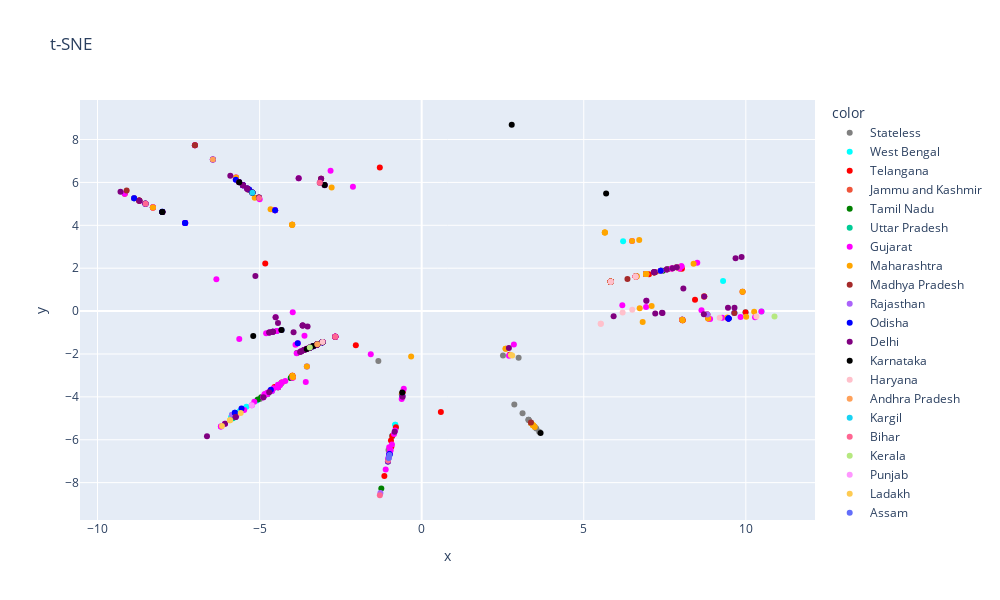

The cell this chart's notebook holds for it:
### Code cell
for_x = final_df.X.tolist()
for_y = final_df.Y.tolist()
for_states = final_df.State.tolist()
for_hover = final_df.StrainID.tolist()

fig = px.scatter(x=for_x, y=for_y, color=for_states, title="t-SNE", height=600, width=1000,
                color_discrete_map={
                "Stateless": "grey",
                "Tamil Nadu": "green",
                "Telangana": "red",
                "Maharashtra": "orange",
                "Gujarat": "magenta",
                "Delhi": "purple",
                "West Bengal": "aqua",
                "Haryana": "pink",
                "Odisha": "blue",
                "Madhya Pradesh": "brown",
                "Karnataka": "black"})

fig.show()

### Figure 1 — Plotly figure (JSON) as saved in the notebook; plotly's stock layout.template omitted (floating-point values rounded to 4 significant figures; data arrays with more than 128 entries replaced by an {"elided": "..."} marker saying what was removed)
{"data": [{"hovertemplate": "color=Stateless<br>x=%{x}<br>y=%{y}<extra></extra>", "legendgroup": "Stateless", "marker": {"color": "grey", "symbol": "circle"}, "mode": "markers", "name": "Stateless", "orientation": "v", "showlegend": true, "type": "scatter", "x": [-1.337, -0.5715, 3.299, 3.297, 3.297, 3.111, 3.535, 2.508, 2.858, 2.991, -1.024, 3.377, 3.626, 3.375, 3.375, 3.486, -3.347, -3.347, -4.988, -5.38, -3.062, -3.062, -3.545, -2.666, -8.526, -3.221, -3.221], "xaxis": "x", "y": [-2.327, -3.724, -5.077, -5.071, -5.071, -4.769, -5.472, -2.066, -4.357, -2.177, -6.472, -5.227, -5.622, -5.222, -5.223, -5.394, -1.634, -1.634, -4.098, 5.71, -1.451, -1.451, -1.763, -1.193, 5.015, -1.552, -1.552], "yaxis": "y"}, {"hovertemplate": "color=West Bengal<br>x=%{x}<br>y=%{y}<extra></extra>", "legendgroup": "West Bengal", "marker": {"color": "aqua", "symbol": "circle"}, "mode": "markers", "name": "West Bengal", "orientation": "v", "showlegend": true, "type": "scatter", "x": [-3.542, -0.8158, -0.8158, -0.909, -0.909, -4.617, -5.853, -4.589, -4.466, -4.321, -4.489, -5.407, -5.082, -5.883, -5.707, -5.616, -5.521, -5.521, 5.832, 9.992, 9.647, 9.647, 8.813, -3.452, -3.452, 6.214, 8.037, -2.666, -0.7958, -3.221, 5.832, 6.921, 7.166, 9.299, 8.813, -3.452, 10.48, -8.294, -7.297, -3.35, -3.224, -3.454, -8.875, -5.016, -1.017], "xaxis": "x", "y": [-2.589, -5.297, -5.297, -5.825, -5.825, -3.728, -4.829, -0.9662, -0.9264, -0.8798, -3.556, -4.46, -4.171, -4.948, -4.76, -4.67, -4.579, -4.579, 1.363, -0.05873, -0.0889, -0.0889, -0.1617, -1.702, -1.702, 3.255, -0.4061, -1.193, -5.441, -1.552, 1.363, 1.725, 1.806, 1.398, -0.1617, -1.702, -0.01607, 4.839, 4.111, -1.638, -1.556, -1.705, 5.265, 5.278, -6.852], "yaxis": "y"}, {"hovertemplate": "color=Telangana<br>x=%{x}<br>y=%{y}<extra></extra>", "legendgroup": "Telangana", "marker": {"color": "red", "symbol": "circle"}, "mode": "markers", "name": "Telangana", "orientation": "v", "showlegend": true, "type": "scatter", "x": [-0.909, -0.9473, -1.292, 6.922, 6.922, 6.922, -4.826, 5.832, 5.832, 5.832, 5.832, 5.832, 5.832, -4.315, 6.601, 5.832, 6.601, 5.832, 5.832, 6.601, 5.832, 5.832, 5.832, 5.832, 5.832, 5.832, 5.832, 5.832, 8.715, 5.832, 6.601, 6.601, 8.841, 6.927, 5.832, 6.92, 5.832, 6.607, 2.716, -0.588, -3.973, 8.028, 6.601, 7.197, 5.832, 5.832, 7.173, 5.832, 7.013, 8.051, 7.872, 8.051, 9.899, 9.453, 7.371, 5.832, 5.832, 7.957, 8.037, 6.92, 7.38, 8.433, -2.032, -9.161, -8.292, -8.0, -8.292, -8.001, 7.719, -3.058, -2.666, -4.54, 0.5913, -1.151, -3.346, -3.221, -2.666, -3.221, -0.7945, -3.346, -3.058, -3.222, -0.9353, -3.988, -3.058, -3.346, -3.346, -3.452, -3.346, 9.992, -1.04, -3.988, -3.346, -3.545, -3.221, -3.222, 7.579], "xaxis": "x", "y": [-5.825, -6.04, 6.695, 1.725, 1.725, 1.725, 2.22, 1.363, 1.363, 1.363, 1.363, 1.363, 1.363, -3.324, 1.618, 1.363, 1.618, 1.363, 1.363, 1.618, 1.363, 1.363, 1.363, 1.363, 1.363, 1.363, 1.363, 1.363, 0.6855, 1.363, 1.618, 1.618, -0.3474, 1.728, 1.363, 1.724, 1.363, 1.622, -2.042, -3.798, -3.085, 1.979, 1.618, 1.812, 1.363, 1.363, 1.81, 1.363, 1.722, -0.4312, 2.041, -0.4312, 0.8975, -0.3403, 1.874, 1.363, 1.363, 1.988, -0.4061, 1.724, 1.879, 0.5276, -1.598, 5.472, 4.836, 4.623, 4.836, 4.624, 1.989, -1.446, -1.193, -3.537, -4.704, -7.692, -1.632, -1.552, -1.193, -1.552, -5.418, -1.632, -1.446, -1.554, -6.327, -3.014, -1.446, -1.632, -1.632, -1.702, -1.632, -0.05873, -7.012, -3.014, -1.632, -1.763, -1.552, -1.553, 1.947], "yaxis": "y"}, {"hovertemplate": "color=Jammu and Kashmir<br>x=%{x}<br>y=%{y}<extra></extra>", "legendgroup": "Jammu and Kashmir", "marker": {"color": "#EF553B", "symbol": "circle"}, "mode": "markers", "name": "Jammu and Kashmir", "orientation": "v", "showlegend": true, "type": "scatter", "x": [-4.431], "xaxis": "x", "y": [-3.546], "yaxis": "y"}, {"hovertemplate": "color=Tamil Nadu<br>x=%{x}<br>y=%{y}<extra></extra>", "legendgroup": "Tamil Nadu", "marker": {"color": "green", "symbol": "circle"}, "mode": "markers", "name": "Tamil Nadu", "orientation": "v", "showlegend": true, "type": "scatter", "x": [-4.431, -4.43, 7.371, -4.759, -4.882, -4.882, -4.522, -3.548, -5.382, -3.346, -8.871, -3.708, -3.061, 8.037, 6.92, 5.832, 5.832, -3.545, -1.246, 7.171, 7.377, 6.921, 6.602, 6.922, 5.832, -4.037, -4.037, -4.346, -3.846, -4.95, -5.057, 7.577, 7.44, -3.63], "xaxis": "x", "y": [-3.547, -3.544, 1.874, -3.868, -3.994, -3.994, 4.698, -1.766, 5.716, -1.632, 5.26, -1.87, -1.45, -0.4061, 1.724, 1.363, 1.363, -1.763, -8.275, 1.809, 1.878, 1.724, 1.618, 1.725, 1.363, -3.121, -3.121, -3.393, -1.959, -4.013, -4.118, 1.947, 1.885, -1.818], "yaxis": "y"}, {"hovertemplate": "color=Uttar Pradesh<br>x=%{x}<br>y=%{y}<extra></extra>", "legendgroup": "Uttar Pradesh", "marker": {"color": "#00cc96", "symbol": "circle"}, "mode": "markers", "name": "Uttar Pradesh", "orientation": "v", "showlegend": true, "type": "scatter", "x": [-4.758, -3.223, -3.221, -5.821, -0.9938], "xaxis": "x", "y": [-3.867, -1.554, -1.552, -4.994, -6.706], "yaxis": "y"}, {"hovertemplate": "color=Gujarat<br>x=%{x}<br>y=%{y}<extra></extra>", "legendgroup": "Gujarat", "marker": {"color": "magenta", "symbol": "circle"}, "mode": "markers", "name": "Gujarat", "orientation": "v", "showlegend": true, "type": "scatter", "x": {"elided": "201 float values"}, "xaxis": "x", "y": {"elided": "201 float values"}, "yaxis": "y"}, {"hovertemplate": "color=Maharashtra<br>x=%{x}<br>y=%{y}<extra></extra>", "legendgroup": "Maharashtra", "marker": {"color": "orange", "symbol": "circle"}, "mode": "markers", "name": "Maharashtra", "orientation": "v", "showlegend": true, "type": "scatter", "x": [6.923, 7.872, 8.813, 5.647, 6.93, 6.93, 7.167, 7.371, 6.927, 6.92, 7.87, 7.169, 6.726, 6.818, 8.841, 5.832, -0.3259, 5.653, 8.715, 6.641, 6.92, 5.653, 6.609, 6.609, 8.051, 6.711, 7.095, 7.174, 7.174, 10.01, 9.431, 7.371, 7.87, 8.388, 6.491, 9.899, 5.832, 10.26, 8.037, -8.516, -2.666, -8.0, -8.292, -5.726, -8.292, -2.778, 7.165, 5.832, 6.601, 5.832, 5.832, -3.223, 3.435, 3.435, 2.589, -3.995, -0.6145, -3.346, -3.058, 3.377, 3.489, 3.435, 2.589, -3.223, -3.542, -3.995, -4.662, -3.995, -3.995, -3.973, -3.988, -5.152, 5.832, 6.601, 5.832, 8.715, 5.832, 5.832, 5.832, 5.832], "xaxis": "x", "y": [1.725, 2.041, -0.1617, 3.66, 1.73, 1.73, 1.806, 1.874, 1.728, 1.724, 2.04, 1.808, 0.1349, -0.5049, -0.3474, 1.363, -2.122, 3.668, 0.6855, 1.626, 1.724, 3.668, 1.623, 1.623, -0.4312, 3.318, 0.2418, 1.811, 1.811, -0.2624, -0.3045, 1.874, 2.04, 2.213, 3.273, 0.8975, 1.363, -0.03559, -0.4061, 4.999, -1.193, 4.623, 4.836, 6.225, 4.836, 5.767, 1.805, 1.363, 1.618, 1.363, 1.363, -1.555, -5.319, -5.319, -1.751, 4.022, -3.876, -1.632, -1.446, -5.23, -5.405, -5.319, -1.751, -1.555, -2.589, 4.022, 4.752, 4.022, 4.022, -3.085, -3.014, 5.29, 1.363, 1.618, 1.363, 0.6855, 1.363, 1.363, 1.363, 1.363], "yaxis": "y"}, {"hovertemplate": "color=Madhya Pradesh<br>x=%{x}<br>y=%{y}<extra></extra>", "legendgroup": "Madhya Pradesh", "marker": {"color": "brown", "symbol": "circle"}, "mode": "markers", "name": "Madhya Pradesh", "orientation": "v", "showlegend": true, "type": "scatter", "x": [5.832, 7.197, 9.646, 5.832, 5.832, 5.832, 6.607, 6.348, -5.348, -3.102, -8.708, -6.995, -6.995, -8.715, -9.102, -8.715, -8.715, -3.102, 3.37], "xaxis": "x", "y": [1.363, 1.812, -0.08888, 1.363, 1.363, 1.363, 1.622, 1.502, 5.662, 6.177, 5.143, 7.734, 7.734, 5.154, 5.618, 5.154, 5.154, 6.177, -5.201], "yaxis": "y"}, {"hovertemplate": "color=Rajasthan<br>x=%{x}<br>y=%{y}<extra></extra>", "legendgroup": "Rajasthan", "marker": {"color": "#ab63fa", "symbol": "circle"}, "mode": "markers", "name": "Rajasthan", "orientation": "v", "showlegend": true, "type": "scatter", "x": [7.375, 7.375, 7.87, -5.852, 8.813, -1.273], "xaxis": "x", "y": [1.875, 1.875, 2.04, -4.828, -0.1617, -8.48], "yaxis": "y"}, {"hovertemplate": "color=Odisha<br>x=%{x}<br>y=%{y}<extra></extra>", "legendgroup": "Odisha", "marker": {"color": "blue", "symbol": "circle"}, "mode": "markers", "name": "Odisha", "orientation": "v", "showlegend": true, "type": "scatter", "x": [-5.764, -5.559, -5.764, -4.653, -0.9919, -0.9919, 7.376, -5.381, -3.824, -5.223, -5.513, -5.319, 9.468, -0.5965, -3.456, 9.468, -3.351, -3.064, 9.468, -7.297, 9.468, -5.224, -3.226, -0.9919, -8.871, -8.52, -3.351, -3.064, -3.351, -8.004, -3.064, -8.52, -3.064, -3.228, -3.226, -1.04, -8.004, -5.514, -7.297, -4.522, -8.0, -5.516, -5.633, -5.734, -6.442, 7.171], "xaxis": "x", "y": [-4.743, -4.543, -4.743, -3.667, -6.673, -6.673, 1.877, 5.712, -1.495, 5.526, 5.869, 5.673, -0.3414, -3.948, -1.707, -0.3414, -1.639, -1.454, -0.3414, 4.111, -0.3414, 5.529, -1.558, -6.673, 5.26, 5.006, -1.639, -1.454, -1.639, 4.629, -1.454, 5.006, -1.454, -1.561, -1.558, -7.012, 4.629, 5.872, 4.111, 4.698, 4.623, 5.877, 6.015, 6.126, 7.064, 1.809], "yaxis": "y"}, {"hovertemplate": "color=Delhi<br>x=%{x}<br>y=%{y}<extra></extra>", "legendgroup": "Delhi", "marker": {"color": "purple", "symbol": "circle"}, "mode": "markers", "name": "Delhi", "orientation": "v", "showlegend": true, "type": "scatter", "x": [-3.223, -3.061, -3.455, -3.619, -3.671, -3.058, -9.292, -5.904, -0.8343, -5.381, -5.631, -3.751, -3.625, -8.708, -3.671, -0.5874, -3.671, -5.632, -3.144, -3.222, -4.32, -5.511, -5.221, -3.52, 7.168, -5.13, -4.433, -4.506, -3.952, -3.058, -2.992, -8.526, -3.547, -3.451, -2.666, -3.221, -5.223, -2.991, -5.379, -2.666, -5.511, -3.795, -3.102, -3.223, -3.221, -5.741, -6.624, -6.067, -5.738, -3.708, -3.631, -4.704, -3.349, 6.932, 9.45, 7.414, 8.705, 8.715, 7.87, 7.166, -4.59, 7.205, 8.073, 9.65, -4.883, 5.921, 2.691, 7.429, 7.744, 9.684, 9.869, 7.559, -4.701, -4.701, -4.593, -4.593], "xaxis": "x", "y": [-1.555, -1.45, -1.706, -1.812, -0.6701, -1.446, 5.569, 6.314, -5.621, 5.713, 6.008, -1.902, -1.82, 5.143, -0.6701, -3.998, -0.6701, 6.011, 5.987, -1.552, -0.8804, 5.862, 5.52, -0.7232, 1.807, 1.634, -0.5551, -0.2905, -0.9844, -1.446, 5.875, 5.015, -1.765, -1.701, -1.193, -1.552, 5.526, 5.871, 5.708, -1.193, 5.862, 6.2, 6.177, -1.554, -1.552, -4.939, -5.838, -5.251, -4.934, -1.87, -1.82, -3.783, -1.636, 0.4864, 0.1605, -0.08049, -0.1464, 0.6855, 2.04, 1.806, -0.9669, -0.1143, 1.049, 0.1519, -4.018, -0.2431, -1.716, -0.08719, 2.003, 2.461, 2.517, 1.938, -1.003, -1.003, -0.9683, -0.9683], "yaxis": "y"}, {"hovertemplate": "color=Karnataka<br>x=%{x}<br>y=%{y}<extra></extra>", "legendgroup": "Karnataka", "marker": {"color": "black", "symbol": "circle"}, "mode": "markers", "name": "Karnataka", "orientation": "v", "showlegend": true, "type": "scatter", "x": [-5.629, 5.69, 2.778, -8.001, -8.001, -3.454, -2.994, -3.062, -3.221, -3.546, -5.021, -5.222, -3.346, -0.5993, 3.667, -4.327, -5.197], "xaxis": "x", "y": [6.003, 5.478, 8.689, 4.624, 4.624, -1.705, 5.884, -1.451, -1.552, -1.764, 5.291, 5.522, -1.632, -3.799, -5.69, -0.8836, -1.164], "yaxis": "y"}, {"hovertemplate": "color=Haryana<br>x=%{x}<br>y=%{y}<extra></extra>", "legendgroup": "Haryana", "marker": {"color": "pink", "symbol": "circle"}, "mode": "markers", "name": "Haryana", "orientation": "v", "showlegend": true, "type": "scatter", "x": [-3.058, 6.199, 5.525, 5.525, 5.832, 6.601, 6.495, 5.832, 6.601, 9.193, 10.33], "xaxis": "x", "y": [-1.446, -0.06393, -0.5872, -0.5872, 1.363, 1.618, 0.05744, 1.363, 1.618, -0.3108, -0.2526], "yaxis": "y"}, {"hovertemplate": "color=Andhra Pradesh<br>x=%{x}<br>y=%{y}<extra></extra>", "legendgroup": "Andhra Pradesh", "marker": {"color": "#FFA15A", "symbol": "circle"}, "mode": "markers", "name": "Andhra Pradesh", "orientation": "v", "showlegend": true, "type": "scatter", "x": [-6.442, -3.221], "xaxis": "x", "y": [7.064, -1.552], "yaxis": "y"}, {"hovertemplate": "color=Kargil<br>x=%{x}<br>y=%{y}<extra></extra>", "legendgroup": "Kargil", "marker": {"color": "#19d3f3", "symbol": "circle"}, "mode": "markers", "name": "Kargil", "orientation": "v", "showlegend": true, "type": "scatter", "x": [-5.222], "xaxis": "x", "y": [5.524], "yaxis": "y"}, {"hovertemplate": "color=Bihar<br>x=%{x}<br>y=%{y}<extra></extra>", "legendgroup": "Bihar", "marker": {"color": "#FF6692", "symbol": "circle"}, "mode": "markers", "name": "Bihar", "orientation": "v", "showlegend": true, "type": "scatter", "x": [-3.142, -8.516, -5.016, -2.666, -1.29, -1.038], "xaxis": "x", "y": [5.98, 4.999, 5.278, -1.193, -8.588, -6.98], "yaxis": "y"}, {"hovertemplate": "color=Kerala<br>x=%{x}<br>y=%{y}<extra></extra>", "legendgroup": "Kerala", "marker": {"color": "#B6E880", "symbol": "circle"}, "mode": "markers", "name": "Kerala", "orientation": "v", "showlegend": true, "type": "scatter", "x": [10.88, -3.451], "xaxis": "x", "y": [-0.2516, -1.701], "yaxis": "y"}, {"hovertemplate": "color=Punjab<br>x=%{x}<br>y=%{y}<extra></extra>", "legendgroup": "Punjab", "marker": {"color": "#FF97FF", "symbol": "circle"}, "mode": "markers", "name": "Punjab", "orientation": "v", "showlegend": true, "type": "scatter", "x": [-5.24], "xaxis": "x", "y": [-4.396], "yaxis": "y"}, {"hovertemplate": "color=Ladakh<br>x=%{x}<br>y=%{y}<extra></extra>", "legendgroup": "Ladakh", "marker": {"color": "#FECB52", "symbol": "circle"}, "mode": "markers", "name": "Ladakh", "orientation": "v", "showlegend": true, "type": "scatter", "x": [-5.914, -5.583, -6.162, -5.916, 2.794, 2.751], "xaxis": "x", "y": [-5.092, -4.751, -5.357, -5.096, -2.066, -2.042], "yaxis": "y"}, {"hovertemplate": "color=Assam<br>x=%{x}<br>y=%{y}<extra></extra>", "legendgroup": "Assam", "marker": {"color": "#636efa", "symbol": "circle"}, "mode": "markers", "name": "Assam", "orientation": "v", "showlegend": true, "type": "scatter", "x": [-0.9938, -1.017], "xaxis": "x", "y": [-6.705, -6.85], "yaxis": "y"}], "layout": {"height": 600, "legend": {"title": {"text": "color"}, "tracegroupgap": 0}, "title": {"text": "t-SNE"}, "width": 1000, "xaxis": {"anchor": "y", "domain": [0, 1], "title": {"text": "x"}}, "yaxis": {"anchor": "x", "domain": [0, 1], "title": {"text": "y"}}}}
